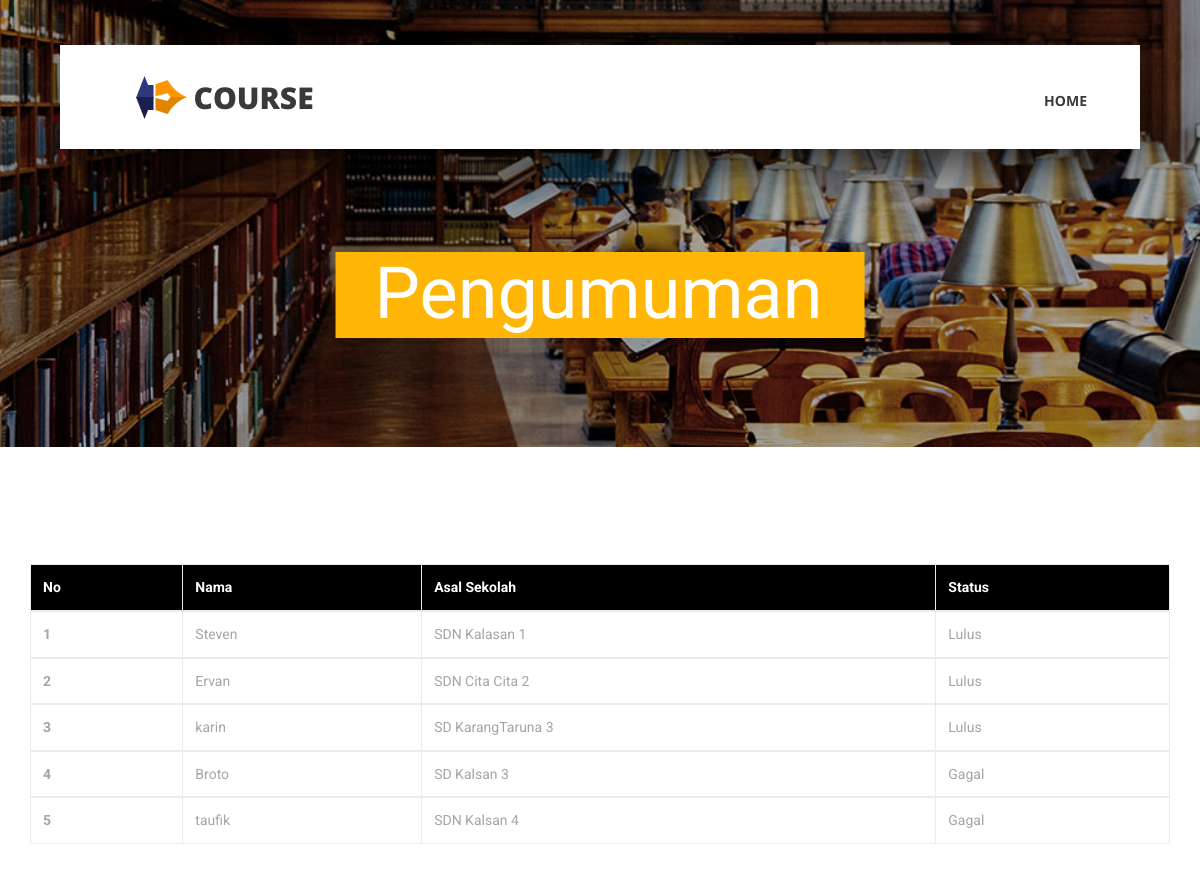
Page /HTML/sistempakarsekolah/pengumuman.php on the committed database.
### tables this page shows
CREATE TABLE `pendaftaran` (
  `id_siswa` int(11) NOT NULL,
  `nama_siswa` varchar(20) NOT NULL,
  `asal_sekolah` text NOT NULL
);

### HTML/sistempakarsekolah/pengumuman.php (the view, shortened to what this page needs)
<!DOCTYPE html>
<html lang="en">
<head>
<link rel="stylesheet" type="text/css" href="styles/bootstrap4/bootstrap.min.css">
<link href="plugins/fontawesome-free-5.0.1/css/fontawesome-all.css" rel="stylesheet" type="text/css">
<link rel="stylesheet" type="text/css" href="styles/teachers_styles.css">
<link rel="stylesheet" type="text/css" href="styles/teachers_responsive.css">
</head>
<body>
<div class="super_container">
	<header class="header d-flex flex-row">
		<div class="header_content d-flex flex-row align-items-center">
			<div class="logo_container">
				<div class="logo">
					<img src="images/logo.png" alt="">
					<span>course</span>
				</div>
			</div>
			<nav class="main_nav_container">
				<div class="main_nav">
					<ul class="main_nav_list">
						<li class="main_nav_item"><a href="index.html">home</a></li>
					</ul>
				</div>
			</nav>
		</div>
	</header>
	<div class="home">
		<div class="home_background_container prlx_parent">
			<div class="home_background prlx" style="background-image:url(images/teachers_background.jpg)"></div>
		</div>
		<div class="home_content">
			<h1>Pengumuman</h1>
		</div>
	</div>
	<div class="teachers page_section">
		<div class="container">
			<div class="row">
				<?php
include 'koneksi.php';
?>
<?php
$sql = "SELECT MAX(nilai_un) AS maxUN FROM nilai;";
$result = $conn->query($sql);
$value = $result->fetch_assoc();
$maxUN = $value['maxUN'];
$sql = "SELECT MAX(penghasilan) AS maxPenghasilan FROM nilai;";
$result = $conn->query($sql);
$value = $result->fetch_assoc();
$maxPenghasilan = $value['maxPenghasilan'];
$sql = "SELECT MIN(saudara) AS minSaudara FROM nilai;";
$result = $conn->query($sql);
$value = $result->fetch_assoc();
$minSaudara = $value['minSaudara'];
$sql = "SELECT MIN(jarak) AS minJarak FROM nilai;";
$result = $conn->query($sql);
$value = $result->fetch_assoc();
$minJarak = $value['minJarak'];
$sql = "SELECT berat_kriteria as beratUN FROM kriteria WHERE nama_kriteria = 'nilai_un';";
$result = $conn->query($sql);
$value = $result->fetch_assoc();
$beratUN = $value['beratUN'];
$sql = "SELECT berat_kriteria as beratPenghasilan FROM kriteria WHERE nama_kriteria = 'penghasilan';";
$result = $conn->query($sql);
$value = $result->fetch_assoc();
$beratPenghasilan = $value['beratPenghasilan'];
$sql = "SELECT berat_kriteria as beratSaudara FROM kriteria WHERE nama_kriteria = 'saudara';";
$result = $conn->query($sql);
$value = $result->fetch_assoc();
$beratSaudara = $value['beratSaudara'];
$sql = "SELECT berat_kriteria as beratJarak FROM kriteria WHERE nama_kriteria = 'jarak';";
$result = $conn->query($sql);
$value = $result->fetch_assoc();
$beratJarak = $value['beratJarak'];
$sql = mysqli_query($conn, "SELECT * FROM nilai join pendaftaran WHERE nilai.id_siswa = pendaftaran.id_siswa");
$dataNilai = array();
$index = 0;
while($row = mysqli_fetch_assoc($sql)){
     $dataNilai[$index] = $row;
     $index++;
}
?>
<?php
$sql = "SELECT COUNT(id_nilai) as maxData FROM nilai";
$xxx = $conn->query($sql);
$maxData = $xxx->fetch_assoc();
?>
  <?php
  $x=0;
  $dataSiswa2 = array();
while($x < $maxData['maxData']) {
  $dataSiswa2[] = array("nama_siswa" => $dataNilai[$x]['nama_siswa'],
                        "asal_sekolah" => $dataNilai[$x]['asal_sekolah'],
                        "nilai_un" => $dataNilai[$x]['nilai_un']/$maxUN,
                        "penghasilan" => $dataNilai[$x]['penghasilan']/$maxPenghasilan,
                        "saudara" => $minSaudara/$dataNilai[$x]['saudara'],
                        "jarak" => $minJarak/$dataNilai[$x]['jarak']);
  $x++;
}
?>
  <?php
  $x=0;
  $dataSiswa3 = array();
while($x < $maxData['maxData']) {
  $dataSiswa3[] = array("nama_siswa" => $dataSiswa2[$x]['nama_siswa'],
                        "asal_sekolah" => $dataNilai[$x]['asal_sekolah'],
                        "nilai_un" => $dataSiswa2[$x]['nilai_un']*$beratUN,
                        "penghasilan" => $dataSiswa2[$x]['penghasilan']*$beratPenghasilan,
                        "saudara" => $dataSiswa2[$x]['saudara']*$beratSaudara,
                        "jarak" => $dataSiswa2[$x]['jarak']*$beratJarak);
  $x++;
}
  ?>
  <?php
  $x=0;
  $dataSiswa4 = array();
while($x < $maxData['maxData']) {
  $dataSiswa4[] = array("nama_siswa" => $dataSiswa3[$x]['nama_siswa'],
                        "asal_sekolah" => $dataNilai[$x]['asal_sekolah'],
                        "nilai_un" => $dataSiswa3[$x]['nilai_un'],
                        "penghasilan" => $dataSiswa3[$x]['penghasilan'],
                        "saudara" => $dataSiswa3[$x]['saudara'],
                        "jarak" => $dataSiswa3[$x]['jarak'],
                        "V" => $dataSiswa3[$x]['nilai_un']+$dataSiswa3[$x]['penghasilan']+$dataSiswa3[$x]['saudara']+$dataSiswa3[$x]['jarak']);
  $x++;
}
array_multisort(array_column($dataSiswa4, "V"), SORT_DESC, $dataSiswa4);
  ?>
<table class="table table-bordered">
    <thead>
      <tr style="background-color:black;color:white;">
        <th>No</th>
        <th>Nama</th>
        <th>Asal Sekolah</th>
        <th>Status</th>
      </tr>
    </thead>
  <?php
  for($i = 0; $i<$maxData['maxData'];$i++){
    $no=$i+1;
?>
  <tbody>
      <tr>
        <th><?php echo $no; ?></th>
        <td><?php echo $dataSiswa4[$i]['nama_siswa']; ?></td>
        <td><?php echo $dataSiswa4[$i]['asal_sekolah']; ?></td>
        <td><?php
        if($no<=3){
          echo "Lulus";
        }else{
          echo "Gagal";
        }
        ?></td>
      </tr>
      </tbody>
<?php
  }
?>
</table>
			</div>
		</div>
	</div>
</body>
</html>

### HTML/sistempakarsekolah/styles/teachers_styles.css (style rules this page uses)
* { margin: 0; padding: 0; -webkit-font-smoothing: antialiased; -webkit-text-shadow: rgba(0,0,0,.01) 0 0 1px; text-shadow: rgba(0,0,0,.01) 0 0 1px; }
body { font-family: 'Roboto', sans-serif; font-size: 14px; font-weight: 400; background: #FFFFFF; color: #a5a5a5; }
div { display: block; position: relative; -webkit-box-sizing: border-box; -moz-box-sizing: border-box; box-sizing: border-box; }
ul { list-style: none; margin-bottom: 0px; }
a, a:hover, a:visited, a:active, a:link { text-decoration: none; -webkit-font-smoothing: antialiased; -webkit-text-shadow: rgba(0,0,0,.01) 0 0 1px; text-shadow: rgba(0,0,0,.01) 0 0 1px; }
h1 { font-size: 36px; }
h1, h2, h3, h4, h5, h6 { font-family: 'Roboto', sans-serif; -webkit-font-smoothing: antialiased; -webkit-text-shadow: rgba(0,0,0,.01) 0 0 1px; text-shadow: rgba(0,0,0,.01) 0 0 1px; }
.super_container { width: 100%; overflow: hidden; }
.prlx_parent { overflow: hidden; }
.prlx { height: 130% !important; }
.header { position: fixed; top: 45px; left: 50%; -webkit-transform: translateX(-50%); -moz-transform: translateX(-50%); -ms-transform: translateX(-50%); -o-transform: translateX(-50%); transform: translateX(-50%); width: 1318px; height: 104px; background: #FFFFFF; z-index: 10; -webkit-transition: all 200ms ease; -moz-transition: all 200ms ease; -ms-transition: all 200ms ease; -o-transition: all 200ms ease; transition: all 200ms ease; }
.header_content { width: calc(100% - 279px); height: 100%; }
.header_content::before { display: block; position: absolute; top: 0; left: 0; width: 100%; height: 100%; content: ''; box-shadow: 0px 20px 49px rgba(0,0,0,0.67); z-index: -1; }
.logo_container { display: inline-block; padding-left: 76px; }
.logo span { font-family: 'Open Sans', sans-serif; font-size: 30px; font-weight: 900; color: #3a3a3a; vertical-align: middle; text-transform: uppercase; margin-left: 3px; }
.main_nav_container { display: inline-block; margin-left: auto; padding-right: 93px; }
.main_nav { margin-top: 7px; }
.main_nav_item { display: inline-block; margin-right: 40px; }
.main_nav_item:last-child { margin-right: 0px; }
.main_nav_item a { font-family: 'Open Sans', sans-serif; font-size: 14px; text-transform: uppercase; font-weight: 700; color: #3a3a3a; -webkit-transition: all 200ms ease; -moz-transition: all 200ms ease; -ms-transition: all 200ms ease; -o-transition: all 200ms ease; transition: all 200ms ease; }
.home { width: 100%; height: 447px; }
.home_background_container { position: absolute; top: 0; left: 0; width: 100%; height: 100%; }
.home_background { width: 100%; height: 100%; background-repeat: no-repeat; background-size: cover; background-position: center center; }
.home_content { position: absolute; left: 50%; bottom: 109px; -webkit-transform: translateX(-50%); -moz-transform: translateX(-50%); -ms-transform: translateX(-50%); -o-transform: translateX(-50%); transform: translateX(-50%); background: #ffb606; padding-top: 24px; padding-bottom: 18px; padding-left: 39px; padding-right: 42px; }
.home_content h1 { font-size: 72px; font-weight: 400; color: #FFFFFF; line-height: 0.5; }
.page_section { padding-top: 117px; padding-bottom: 117px; }

### HTML/sistempakarsekolah/styles/teachers_responsive.css (style rules this page uses)
@media only screen and (max-width: 1380px) { .header { width: 1200px; } }
@media only screen and (max-width: 1380px) { .header_content { width: calc(100% - 219px); } }
@media only screen and (max-width: 1380px) { .main_nav_container { padding-right: 63px; } }
@media only screen and (max-width: 1280px) { .header { width: 90%; } }
@media only screen and (max-width: 1280px) { .header_content { width: 100%; } }
@media only screen and (max-width: 1280px) { .main_nav_container { padding-right: 53px; } }

### rows in the picture
pendaftaran: nama_siswa "Steven", asal_sekolah "SDN Kalasan 1"
pendaftaran: nama_siswa "Ervan", asal_sekolah "SDN Cita Cita 2"
pendaftaran: nama_siswa "karin", asal_sekolah "SD KarangTaruna 3"
pendaftaran: nama_siswa "Broto", asal_sekolah "SD Kalsan 3"
pendaftaran: nama_siswa "taufik", asal_sekolah "SDN Kalsan 4"

### other values in the picture
$no "1"
$no "2"
$no "3"
$no "4"
$no "5"
